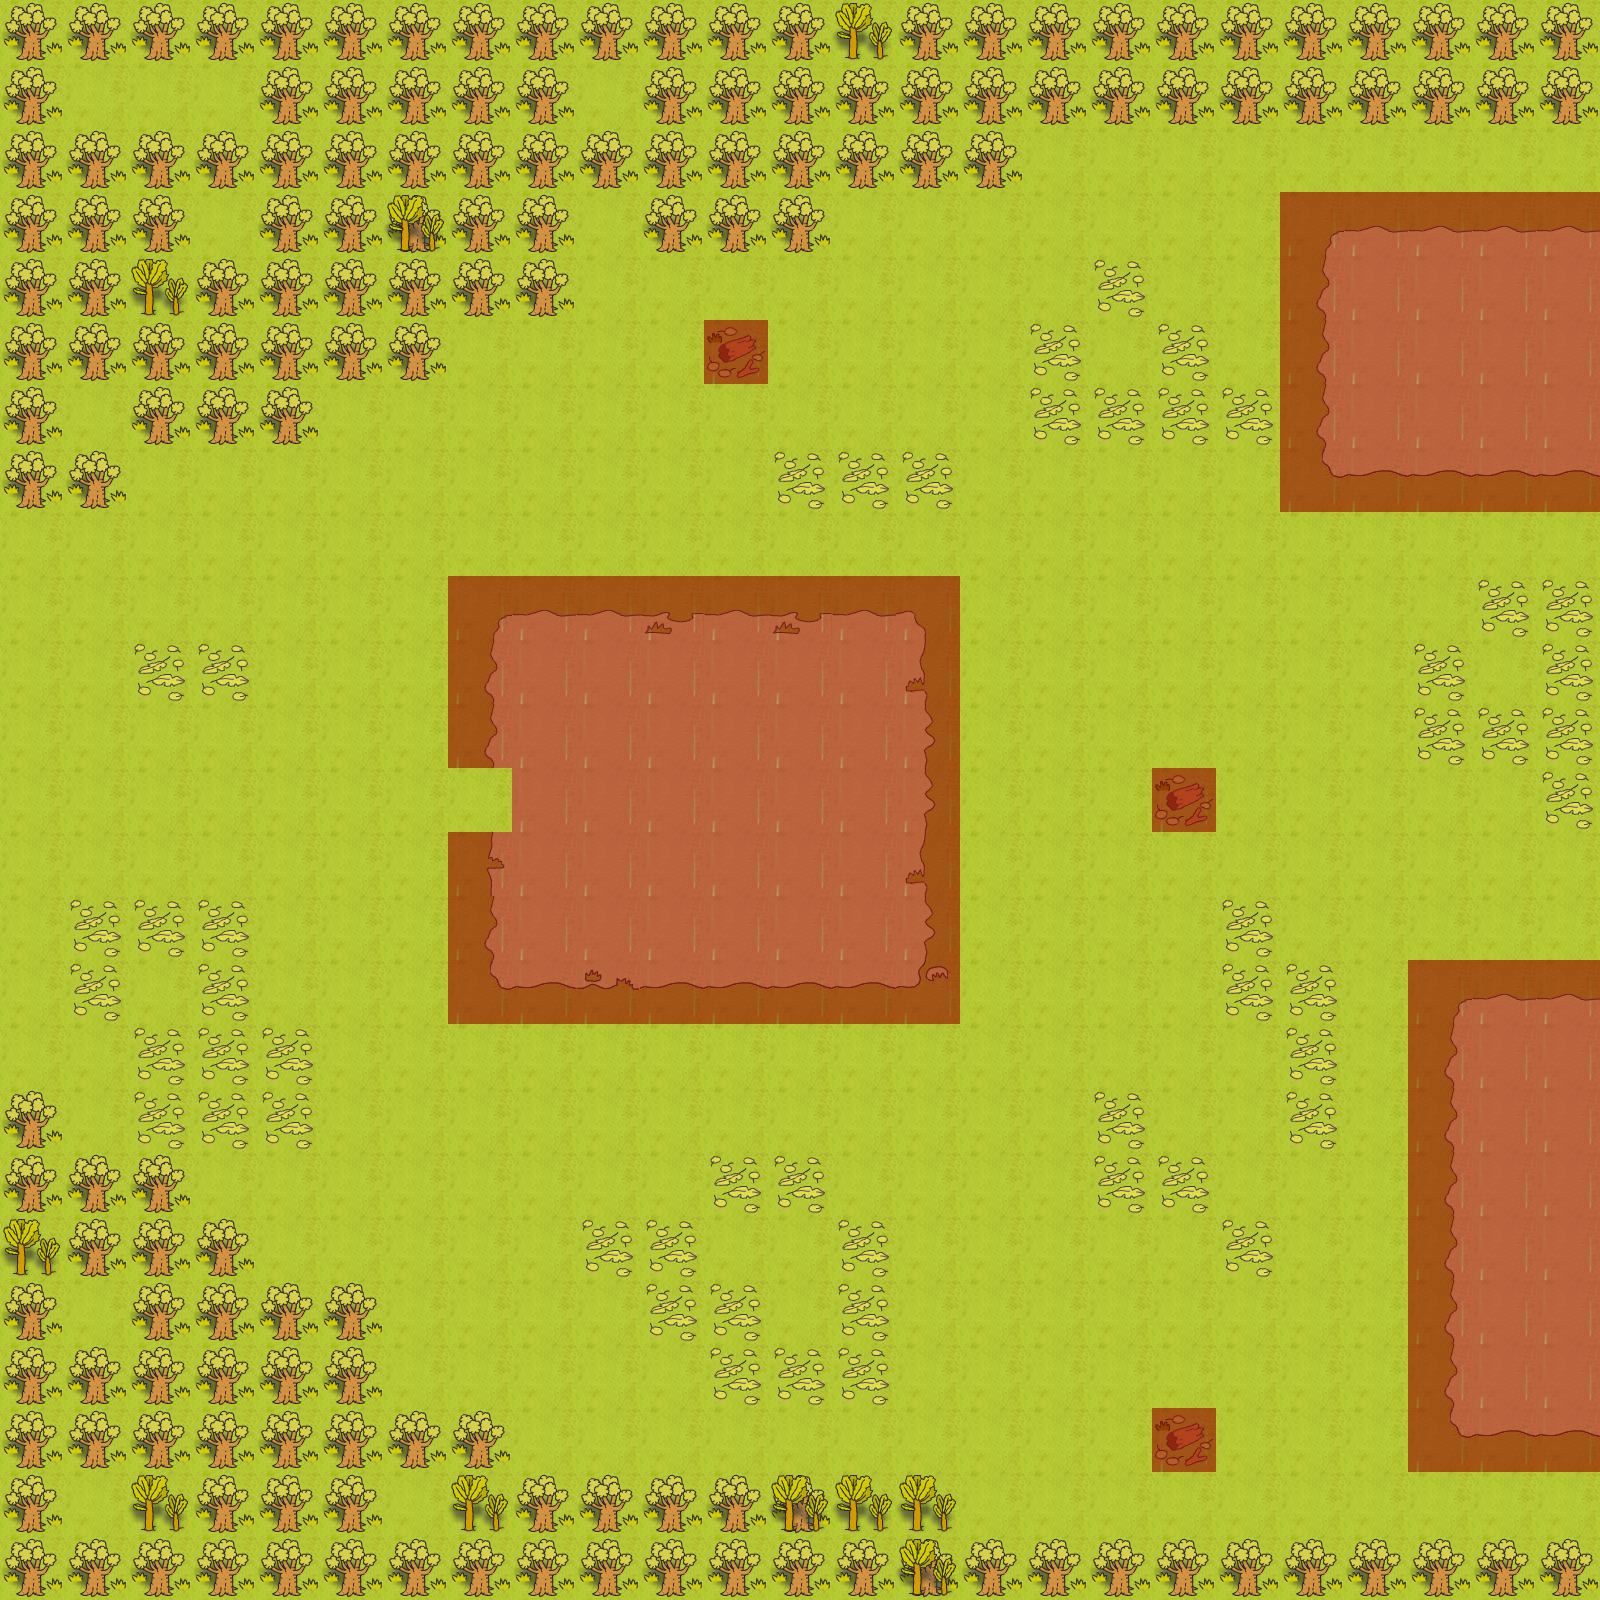

A 2D game scene composited from a Tiled map and its tileset images. What follows is a short description and the map's XML, with each tile layer's data collapsed to a summary:
An orthogonal 25x25 tile map with 64x64 px tiles, 4 tile layers (ground, foreground, SpecialLayer, Bridge), 8 tilesets and 3 objects (characters/player/player, characters/npcs/myla/myla, tile_trigger/hall_entrance).

<map version="1.0" orientation="orthogonal" renderorder="right-down" width="25" height="25" tilewidth="64" tileheight="64" nextobjectid="41">
 <tileset firstgid="1" name="water" tilewidth="64" tileheight="64">
  <image source="../../../../tiles/water.png" width="320" height="1216" />
 </tileset>
 <tileset firstgid="96" name="jungle" tilewidth="64" tileheight="64">
  <image source="../../../../tiles/jungle.png" width="320" height="1216" />
 </tileset>
 <tileset firstgid="191" name="paths" tilewidth="64" tileheight="64">
  <image source="../../../../tiles/paths.png" width="320" height="1216" />
 </tileset>
 <tileset firstgid="286" name="objects" tilewidth="64" tileheight="64">
  <image source="../../../../tiles/objects.png" width="320" height="1216" />
 </tileset>
 <tileset firstgid="381" name="sand" tilewidth="64" tileheight="64">
  <image source="../../../../tiles/sand.png" width="320" height="1216" />
 </tileset>
 <tileset firstgid="476" name="walls" tilewidth="64" tileheight="64">
  <image source="../../../../tiles/walls.png" width="320" height="1216" />
 </tileset>
 <tileset firstgid="571" name="special" tilewidth="64" tileheight="64">
  <image source="../../../../tiles/special.png" width="320" height="1216" />
 </tileset>
 <tileset firstgid="666" name="house" tilewidth="64" tileheight="64">
  <image source="../../../../tiles/house.png" width="320" height="640" />
 </tileset>
 <layer name="ground" width="25" height="25">
  <data>[625 cells, 625 non-empty, 1 distinct tile ids]</data>
 </layer>
 <layer name="foreground" width="25" height="25">
  <data>[625 cells, 316 non-empty, 17 distinct tile ids]</data>
 </layer>
 <objectgroup name="Object Layer 1">
  <object id="1" name="characters/player/player" gid="286" x="0" y="832" width="64" height="64" />
  <object id="2" name="characters/npcs/myla/myla" gid="286" x="0" y="896" width="64" height="64" />
  <object id="3" name="tile_trigger/hall_entrance" gid="292" x="448" y="832" width="64" height="64" />
 </objectgroup>
 <layer name="SpecialLayer" width="25" height="25">
  <data>[625 cells, 112 non-empty, 2 distinct tile ids]</data>
 </layer>
 <layer name="Bridge" width="25" height="25">
  <data>[625 cells, 0 non-empty, 0 distinct tile ids]</data>
 </layer>
</map>
